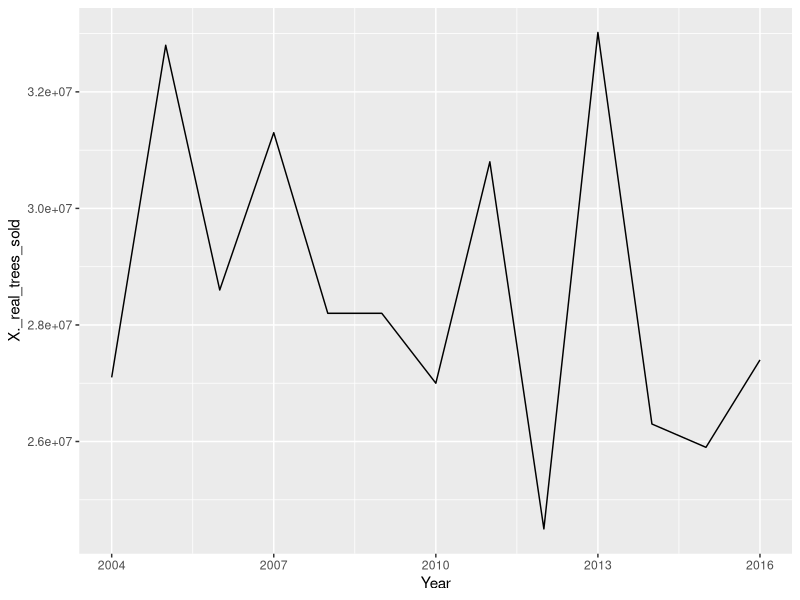
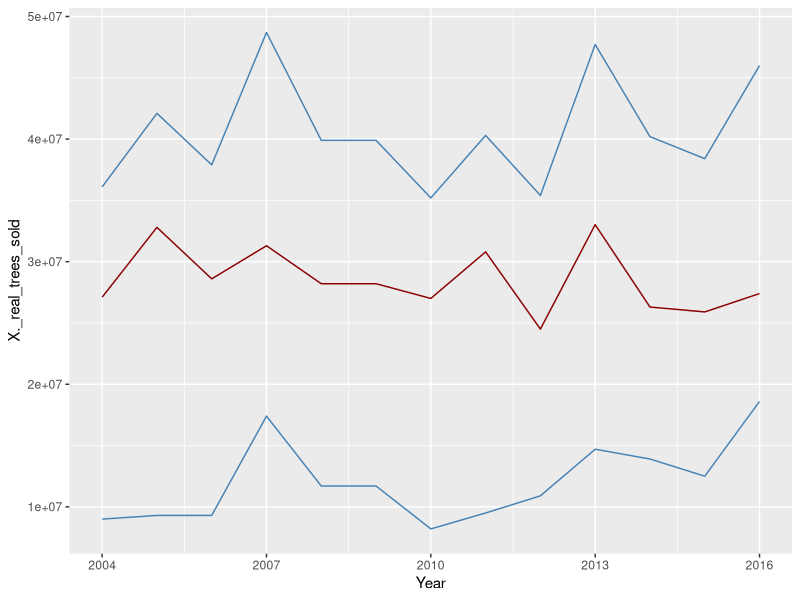

R code for these plots, in order:
# Install Packages
install.packages("dplyr")
install.packages("tidyverse")
install.packages("ggplot2")
install.packages("readr")

# Libraries
library(dplyr)
library(tidyverse)
library(ggplot2)
library(readr)
library(gridExtra)

data <- read.csv("Christmas_Tree.csv")

# Simple Line Chart
ggplot(data, aes(x=Year, y=X._real_trees_sold)) +
  geom_line()

# Line Chart with all three trakced
ggplot(data, aes(x=Year)) +
  geom_line(aes(y = X._real_trees_sold), color = "darkred") +
  geom_line(aes(y = X._fake_trees_sold), color = "steelblue") +
  geom_line(aes(y = total_trees_sold), color = "steelblue")
